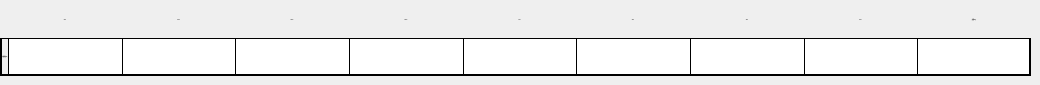
   <widget class="QWidget" name="page_noi_src_table">
    <widget class="QWidget" name="widget_4" native="true">
     <property name="geometry">
      <rect>
       <x>0</x>
       <y>0</y>
       <width>1031</width>
       <height>76</height>
      </rect>
     </property>
     <layout class="QGridLayout" name="gridLayout_3">
      <property name="leftMargin">
       <number>0</number>
      </property>
      <property name="topMargin">
       <number>0</number>
      </property>
      <property name="rightMargin">
       <number>0</number>
      </property>
      <property name="bottomMargin">
       <number>0</number>
      </property>
      <property name="spacing">
       <number>0</number>
      </property>
      <item row="1" column="7">
       <widget class="QLineEdit" name="lineEdit_noi_src_4k">
        <property name="sizePolicy">
         <sizepolicy hsizetype="Expanding" vsizetype="Preferred">
          <horstretch>0</horstretch>
          <verstretch>0</verstretch>
         </sizepolicy>
        </property>
        <property name="styleSheet">
         <string notr="true">border:1px solid black;
border-right:none;
border-bottom:2px solid black;</string>
        </property>
        <property name="alignment">
         <set>Qt::AlignCenter</set>
        </property>
       </widget>
      </item>
      <item row="0" column="9">
       <widget class="QLabel" name="label_38">
        <property name="font">
         <font>
          <family>黑体</family>
          <pointsize>-1</pointsize>
         </font>
        </property>
        <property name="styleSheet">
         <string notr="true">border-left:1px solid black;
border-right:2px solid black;</string>
        </property>
        <property name="text">
         <string>总值dB(A)</string>
        </property>
        <property name="alignment">
         <set>Qt::AlignCenter</set>
        </property>
       </widget>
      </item>
      <item row="0" column="2">
       <widget class="QLabel" name="label_31">
        <property name="font">
         <font>
          <family>黑体</family>
          <pointsize>-1</pointsize>
         </font>
        </property>
        <property name="styleSheet">
         <string notr="true">border-left:1px solid black;</string>
        </property>
        <property name="text">
         <string>125Hz</string>
        </property>
        <property name="alignment">
         <set>Qt::AlignCenter</set>
        </property>
       </widget>
      </item>
      <item row="0" column="8">
       <widget class="QLabel" name="label_37">
        <property name="font">
         <font>
          <family>黑体</family>
          <pointsize>-1</pointsize>
         </font>
        </property>
        <property name="styleSheet">
         <string notr="true">border-left:1px solid black;</string>
        </property>
        <property name="text">
         <string>8kHz</string>
        </property>
        <property name="alignment">
         <set>Qt::AlignCenter</set>
        </property>
       </widget>
      </item>
      <item row="0" column="0">
       <widget class="QLabel" name="label_29">
        <property name="styleSheet">
         <string notr="true">border-left:2px solid black;</string>
        </property>
        <property name="text">
         <string/>
        </property>
       </widget>
      </item>
      <item row="1" column="1">
       <widget class="QLineEdit" name="lineEdit_noi_src_63">
        <property name="sizePolicy">
         <sizepolicy hsizetype="Expanding" vsizetype="Preferred">
          <horstretch>0</horstretch>
          <verstretch>0</verstretch>
         </sizepolicy>
        </property>
        <property name="styleSheet">
         <string notr="true">border:1px solid black;
border-right:none;
border-bottom:2px solid black;</string>
        </property>
        <property name="alignment">
         <set>Qt::AlignCenter</set>
        </property>
       </widget>
      </item>
      <item row="1" column="8">
       <widget class="QLineEdit" name="lineEdit_noi_src_8k">
        <property name="sizePolicy">
         <sizepolicy hsizetype="Expanding" vsizetype="Preferred">
          <horstretch>0</horstretch>
          <verstretch>0</verstretch>
         </sizepolicy>
        </property>
        <property name="styleSheet">
         <string notr="true">border:1px solid black;
border-right:none;
border-bottom:2px solid black;</string>
        </property>
        <property name="alignment">
         <set>Qt::AlignCenter</set>
        </property>
       </widget>
      </item>
      <item row="0" column="4">
       <widget class="QLabel" name="label_33">
        <property name="font">
         <font>
          <family>黑体</family>
          <pointsize>-1</pointsize>
         </font>
        </property>
        <property name="styleSheet">
         <string notr="true">border-left:1px solid black;</string>
        </property>
        <property name="text">
         <string>500Hz</string>
        </property>
        <property name="alignment">
         <set>Qt::AlignCenter</set>
        </property>
       </widget>
      </item>
      <item row="1" column="5">
       <widget class="QLineEdit" name="lineEdit_noi_src_1k">
        <property name="sizePolicy">
         <sizepolicy hsizetype="Expanding" vsizetype="Preferred">
          <horstretch>0</horstretch>
          <verstretch>0</verstretch>
         </sizepolicy>
        </property>
        <property name="styleSheet">
         <string notr="true">border:1px solid black;
border-right:none;
border-bottom:2px solid black;</string>
        </property>
        <property name="alignment">
         <set>Qt::AlignCenter</set>
        </property>
       </widget>
      </item>
      <item row="0" column="1">
       <widget class="QLabel" name="label_30">
        <property name="font">
         <font>
          <family>黑体</family>
          <pointsize>-1</pointsize>
         </font>
        </property>
        <property name="styleSheet">
         <string notr="true">border-left:1px solid black;
</string>
        </property>
        <property name="text">
         <string>63Hz</string>
        </property>
        <property name="alignment">
         <set>Qt::AlignCenter</set>
        </property>
       </widget>
      </item>
      <item row="0" column="3">
       <widget class="QLabel" name="label_32">
        <property name="font">
         <font>
          <family>黑体</family>
          <pointsize>-1</pointsize>
         </font>
        </property>
        <property name="styleSheet">
         <string notr="true">border-left:1px solid black;</string>
        </property>
        <property name="text">
         <string>250Hz</string>
        </property>
        <property name="alignment">
         <set>Qt::AlignCenter</set>
        </property>
       </widget>
      </item>
      <item row="0" column="6">
       <widget class="QLabel" name="label_35">
        <property name="font">
         <font>
          <family>黑体</family>
          <pointsize>-1</pointsize>
         </font>
        </property>
        <property name="styleSheet">
         <string notr="true">border-left:1px solid black;</string>
        </property>
        <property name="text">
         <string>2kHz</string>
        </property>
        <property name="alignment">
         <set>Qt::AlignCenter</set>
        </property>
       </widget>
      </item>
      <item row="1" column="9">
       <widget class="QLineEdit" name="lineEdit_noi_src_total">
        <property name="sizePolicy">
         <sizepolicy hsizetype="Expanding" vsizetype="Preferred">
          <horstretch>0</horstretch>
          <verstretch>0</verstretch>
         </sizepolicy>
        </property>
        <property name="styleSheet">
         <string notr="true">border:1px solid black;
border-bottom:2px solid black;
border-right:2px solid black;</string>
        </property>
        <property name="alignment">
         <set>Qt::AlignCenter</set>
        </property>
       </widget>
      </item>
      <item row="1" column="6">
       <widget class="QLineEdit" name="lineEdit_noi_src_2k">
        <property name="sizePolicy">
         <sizepolicy hsizetype="Expanding" vsizetype="Preferred">
          <horstretch>0</horstretch>
          <verstretch>0</verstretch>
         </sizepolicy>
        </property>
        <property name="styleSheet">
         <string notr="true">border:1px solid black;
border-right:none;
border-bottom:2px solid black;</string>
        </property>
        <property name="alignment">
         <set>Qt::AlignCenter</set>
        </property>
       </widget>
      </item>
      <item row="1" column="3">
       <widget class="QLineEdit" name="lineEdit_noi_src_250">
        <property name="sizePolicy">
         <sizepolicy hsizetype="Expanding" vsizetype="Preferred">
          <horstretch>0</horstretch>
          <verstretch>0</verstretch>
         </sizepolicy>
        </property>
        <property name="styleSheet">
         <string notr="true">border:1px solid black;
border-right:none;
border-bottom:2px solid black;</string>
        </property>
        <property name="alignment">
         <set>Qt::AlignCenter</set>
        </property>
       </widget>
      </item>
      <item row="1" column="2">
       <widget class="QLineEdit" name="lineEdit_noi_src_125">
        <property name="sizePolicy">
         <sizepolicy hsizetype="Expanding" vsizetype="Preferred">
          <horstretch>0</horstretch>
          <verstretch>0</verstretch>
         </sizepolicy>
        </property>
        <property name="styleSheet">
         <string notr="true">border:1px solid black;
border-right:none;
border-bottom:2px solid black;</string>
        </property>
        <property name="alignment">
         <set>Qt::AlignCenter</set>
        </property>
       </widget>
      </item>
      <item row="1" column="0">
       <widget class="QLabel" name="label_39">
        <property name="font">
         <font>
          <family>黑体</family>
          <pointsize>-1</pointsize>
         </font>
        </property>
        <property name="styleSheet">
         <string notr="true">border:1px solid black;
border-left:2px solid black;
border-bottom:2px solid black;
border-right:none;
</string>
        </property>
        <property name="text">
         <string> 噪声量(dB) </string>
        </property>
        <property name="alignment">
         <set>Qt::AlignCenter</set>
        </property>
       </widget>
      </item>
      <item row="0" column="7">
       <widget class="QLabel" name="label_36">
        <property name="font">
         <font>
          <family>黑体</family>
          <pointsize>-1</pointsize>
         </font>
        </property>
        <property name="styleSheet">
         <string notr="true">border-left:1px solid black;</string>
        </property>
        <property name="text">
         <string>4kHz</string>
        </property>
        <property name="alignment">
         <set>Qt::AlignCenter</set>
        </property>
       </widget>
      </item>
      <item row="0" column="5">
       <widget class="QLabel" name="label_34">
        <property name="font">
         <font>
          <family>黑体</family>
          <pointsize>-1</pointsize>
         </font>
        </property>
        <property name="styleSheet">
         <string notr="true">border-left:1px solid black;</string>
        </property>
        <property name="text">
         <string>1kHz</string>
        </property>
        <property name="alignment">
         <set>Qt::AlignCenter</set>
        </property>
       </widget>
      </item>
      <item row="1" column="4">
       <widget class="QLineEdit" name="lineEdit_noi_src_500">
        <property name="sizePolicy">
         <sizepolicy hsizetype="Expanding" vsizetype="Preferred">
          <horstretch>0</horstretch>
          <verstretch>0</verstretch>
         </sizepolicy>
        </property>
        <property name="styleSheet">
         <string notr="true">border:1px solid black;
border-right:none;
border-bottom:2px solid black;</string>
        </property>
        <property name="alignment">
         <set>Qt::AlignCenter</set>
        </property>
       </widget>
      </item>
     </layout>
    </widget>
   </widget>
